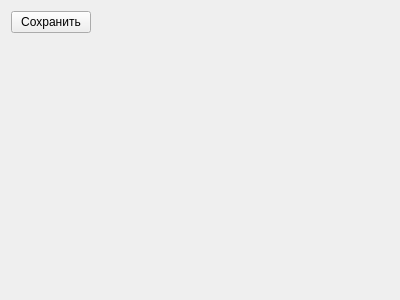
<?xml version="1.0" encoding="UTF-8"?>
<ui version="4.0">
 <class>Draw_De_p</class>
 <widget class="QWidget" name="Draw_De_p">
  <property name="geometry">
   <rect>
    <x>0</x>
    <y>0</y>
    <width>400</width>
    <height>300</height>
   </rect>
  </property>
  <property name="windowTitle">
   <string>Form</string>
  </property>
  <layout class="QGridLayout" name="gridLayout">
   <item row="0" column="0">
    <widget class="QPushButton" name="Save">
     <property name="text">
      <string>Сохранить</string>
     </property>
    </widget>
   </item>
   <item row="0" column="1">
    <spacer name="horizontalSpacer">
     <property name="orientation">
      <enum>Qt::Horizontal</enum>
     </property>
     <property name="sizeHint" stdset="0">
      <size>
       <width>40</width>
       <height>20</height>
      </size>
     </property>
    </spacer>
   </item>
   <item row="1" column="0" colspan="2">
    <widget class="QCustomPlot" name="De_p_graph" native="true"/>
   </item>
  </layout>
 </widget>
 <customwidgets>
  <customwidget>
   <class>QCustomPlot</class>
   <extends>QWidget</extends>
   <header>qcustomplot.h</header>
   <container>1</container>
  </customwidget>
 </customwidgets>
 <resources/>
 <connections/>
</ui>
